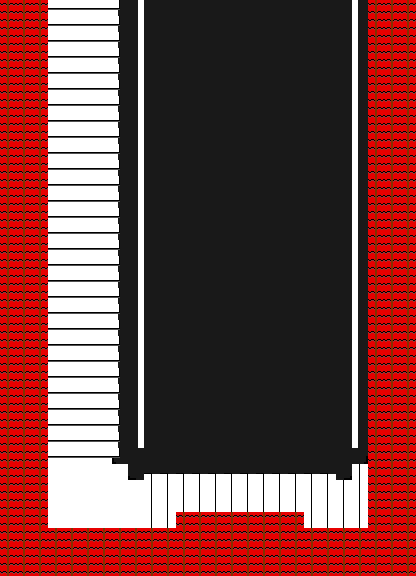

Tiled map render using the project's own tile images. Description and the map definition, with tile-layer contents summarised, below:
An orthogonal 26x36 tile map with 16x16 px tiles, 3 tile layers (Tile Layer 1, Tile Layer 2, Tile Layer 3), 2 tilesets.

<map version="1.10" tiledversion="1.11.2" orientation="orthogonal" renderorder="right-down" width="26" height="36" tilewidth="16" tileheight="16" infinite="0" nextlayerid="4" nextobjectid="1">
 <tileset firstgid="1" source="roof tiles.tsx" />
 <tileset firstgid="188" source="road tilesets.tsx" />
 <layer id="1" name="Tile Layer 1" width="26" height="36">
  <data>[936 cells, 632 non-empty, 13 distinct tile ids]</data>
 </layer>
 <layer id="2" name="Tile Layer 2" width="26" height="36">
  <data>[936 cells, 458 non-empty, 3 distinct tile ids]</data>
 </layer>
 <layer id="3" name="Tile Layer 3" width="26" height="36">
  <data>[936 cells, 192 non-empty, 4 distinct tile ids]</data>
 </layer>
</map>
